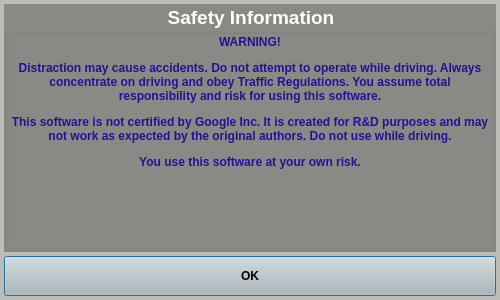
<?xml version="1.0" encoding="UTF-8"?>
<ui version="4.0">
 <class>Warning</class>
 <widget class="QDialog" name="Warning">
  <property name="geometry">
   <rect>
    <x>0</x>
    <y>0</y>
    <width>500</width>
    <height>300</height>
   </rect>
  </property>
  <property name="sizePolicy">
   <sizepolicy hsizetype="Expanding" vsizetype="Preferred">
    <horstretch>0</horstretch>
    <verstretch>0</verstretch>
   </sizepolicy>
  </property>
  <property name="windowTitle">
   <string>Warning</string>
  </property>
  <property name="styleSheet">
   <string notr="true">background-color: rgb(186, 189, 182);
border-color: rgb(0, 0, 0);
</string>
  </property>
  <layout class="QVBoxLayout" name="verticalLayout">
   <property name="spacing">
    <number>4</number>
   </property>
   <property name="leftMargin">
    <number>4</number>
   </property>
   <property name="topMargin">
    <number>4</number>
   </property>
   <property name="rightMargin">
    <number>4</number>
   </property>
   <property name="bottomMargin">
    <number>4</number>
   </property>
   <item>
    <widget class="QGroupBox" name="groupBox">
     <property name="font">
      <font>
       <pointsize>14</pointsize>
       <weight>75</weight>
       <bold>true</bold>
      </font>
     </property>
     <property name="styleSheet">
      <string notr="true">background-color: rgb(136, 138, 133);
color: rgb(255, 255, 255);
border-color: rgb(186, 189, 182);
</string>
     </property>
     <property name="title">
      <string>Safety Information</string>
     </property>
     <property name="alignment">
      <set>Qt::AlignHCenter|Qt::AlignTop</set>
     </property>
     <layout class="QVBoxLayout" name="verticalLayout_2">
      <property name="spacing">
       <number>2</number>
      </property>
      <property name="leftMargin">
       <number>2</number>
      </property>
      <property name="topMargin">
       <number>2</number>
      </property>
      <property name="rightMargin">
       <number>2</number>
      </property>
      <property name="bottomMargin">
       <number>2</number>
      </property>
      <item>
       <widget class="QLabel" name="label">
        <property name="sizePolicy">
         <sizepolicy hsizetype="Expanding" vsizetype="Expanding">
          <horstretch>0</horstretch>
          <verstretch>0</verstretch>
         </sizepolicy>
        </property>
        <property name="styleSheet">
         <string notr="true">background-color: rgb(136, 138, 133);</string>
        </property>
        <property name="lineWidth">
         <number>1</number>
        </property>
        <property name="text">
         <string>&lt;html&gt;&lt;head/&gt;&lt;body&gt;&lt;p&gt;&lt;span style=&quot; font-weight:600; color:#271191;&quot;&gt;WARNING!&lt;/span&gt;&lt;/p&gt;&lt;p&gt;&lt;span style=&quot; font-weight:600; color:#271191;&quot;&gt;Distraction may cause accidents. Do not attempt to operate while driving. Always concentrate on driving and obey Traffic Regulations. You assume total responsibility and risk for using this software.&lt;/span&gt;&lt;/p&gt;&lt;p&gt;&lt;span style=&quot; font-weight:600; color:#271191;&quot;&gt;This software is not certified by Google Inc. It is created for R&amp;amp;D purposes and may not work as expected by the original authors. Do not use while driving.&lt;/span&gt;&lt;/p&gt;&lt;p&gt;&lt;span style=&quot; font-weight:600; color:#271191;&quot;&gt;You use this software at your own risk.&lt;/span&gt;&lt;/p&gt;&lt;/body&gt;&lt;/html&gt;</string>
        </property>
        <property name="alignment">
         <set>Qt::AlignHCenter|Qt::AlignTop</set>
        </property>
        <property name="wordWrap">
         <bool>true</bool>
        </property>
       </widget>
      </item>
     </layout>
    </widget>
   </item>
   <item>
    <widget class="QPushButton" name="pushButtonClose">
     <property name="minimumSize">
      <size>
       <width>0</width>
       <height>40</height>
      </size>
     </property>
     <property name="maximumSize">
      <size>
       <width>16777215</width>
       <height>40</height>
      </size>
     </property>
     <property name="font">
      <font>
       <weight>75</weight>
       <bold>true</bold>
      </font>
     </property>
     <property name="styleSheet">
      <string notr="true">background-color: rgb(186, 189, 182);</string>
     </property>
     <property name="text">
      <string>OK</string>
     </property>
    </widget>
   </item>
  </layout>
 </widget>
 <layoutdefault spacing="6" margin="11"/>
 <resources/>
 <connections/>
</ui>
